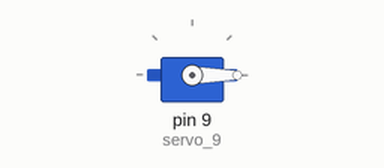
This sketch was run on a simulated Arduino Uno, built with avr-gcc and run on an emulated ATmega328P. Parts: servo.

Above: at 0.05 s.
At 1.6 s:
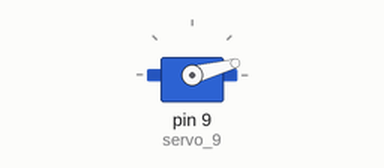
Timing chart, 0 to 3.7 s (numbered marks = the images above):
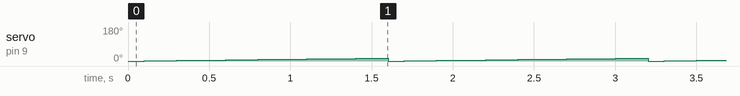

The sketch:

Arduino__dev5.ino
```cpp
#include <Servo.h>
Servo servo_9;
int deger=0;
void setup()
{
  servo_9.attach(9);

}

void loop()
{
  for (deger = 0; deger <= 15; deger += 1) {
    servo_9.write(deger);
    delay(100);
  }
  for (deger = 0; deger >= 30; deger -= 1) {
    servo_9.write(deger);
    delay(300);
  }
}
```

Measured:
- by itself, servo on pin 9 (servo_9): repeats every 1.6 s: 2° 0.10 s, 3° 0.10 s, 4° 0.10 s, 5° 0.10 s, 6° 0.10 s, 7° 0.10 s, 8° 0.10 s, 9° 0.10 s, 10° 0.10 s, 11° 0.10 s, 12° 0.10 s, 13° 0.10 s, 14° 0.10 s, 15° 0.10 s, 0° 0.10 s, 1° 0.10 s
